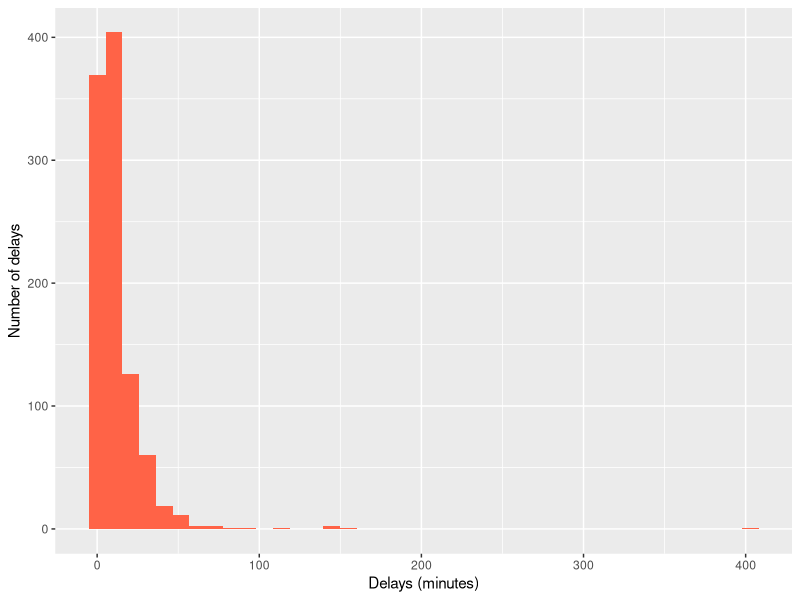
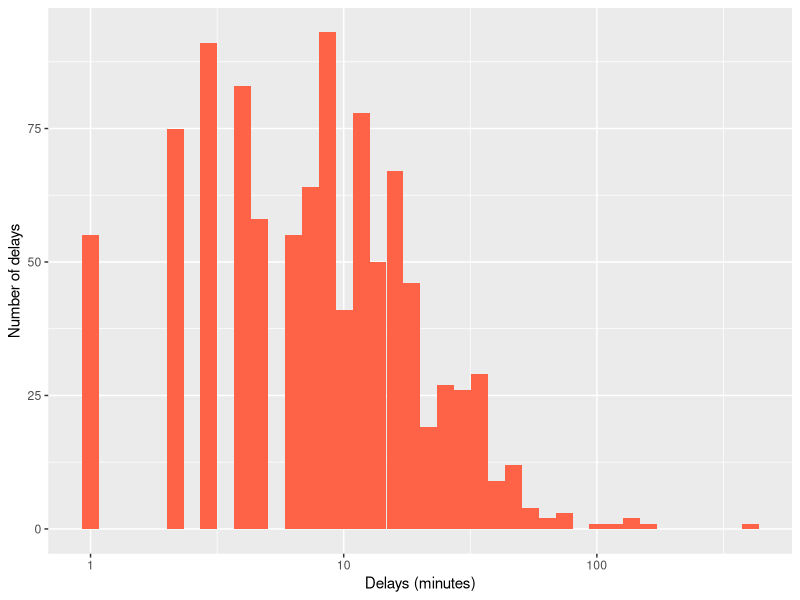

These charts were generated, in order, by the following R code:
## ---- chunk 1
#| echo: false
library(here) 
library(tidyverse)
delays <- read_csv(here("Week_6/lecture_data/delays.csv"), show_col_types = FALSE)
## ---- chunk 2
delays |>
  summarize(
    mean_delay = mean(delay_min),
    median_delay = median(delay_min),
    sd_delay = sd(delay_min),
    max_delay = max(delay_min))
## ---- chunk 3
#| fig-align: center

ggplot(delays, aes(x = delay_min)) +
  geom_histogram(bins = 40, fill = "tomato") +
  labs(x = "Delays (minutes)", y = "Number of delays")
## ---- chunk 4
#| fig-align: center


delays |>
  filter(delay_min > 0) |>
  ggplot(aes(x = delay_min)) +
  geom_histogram(bins = 40, fill = "tomato") +
  scale_x_log10() +
  labs(x = "Delays (minutes)", y = "Number of delays")
## ---- chunk 5
#| echo: false
mps_bluesky <- read_csv(here("Week_6/lecture_data/cdn_mps_bluesky.csv"), show_col_types = FALSE)
bluesky_posts <- read_csv(here("Week_6/lecture_data/bluesky_posts.csv"), show_col_types = FALSE)
## ---- chunk 6
both <- bluesky_posts |> 
  left_join(mps_bluesky, by = join_by(author_handle==username)) |>
  select(-name)
head(both)
## ---- chunk 7
both2 <- bluesky_posts |>  
  left_join(mps_bluesky |> select(username, gender, political_affiliation),
    join_by(author_handle==username))
head(both2)
